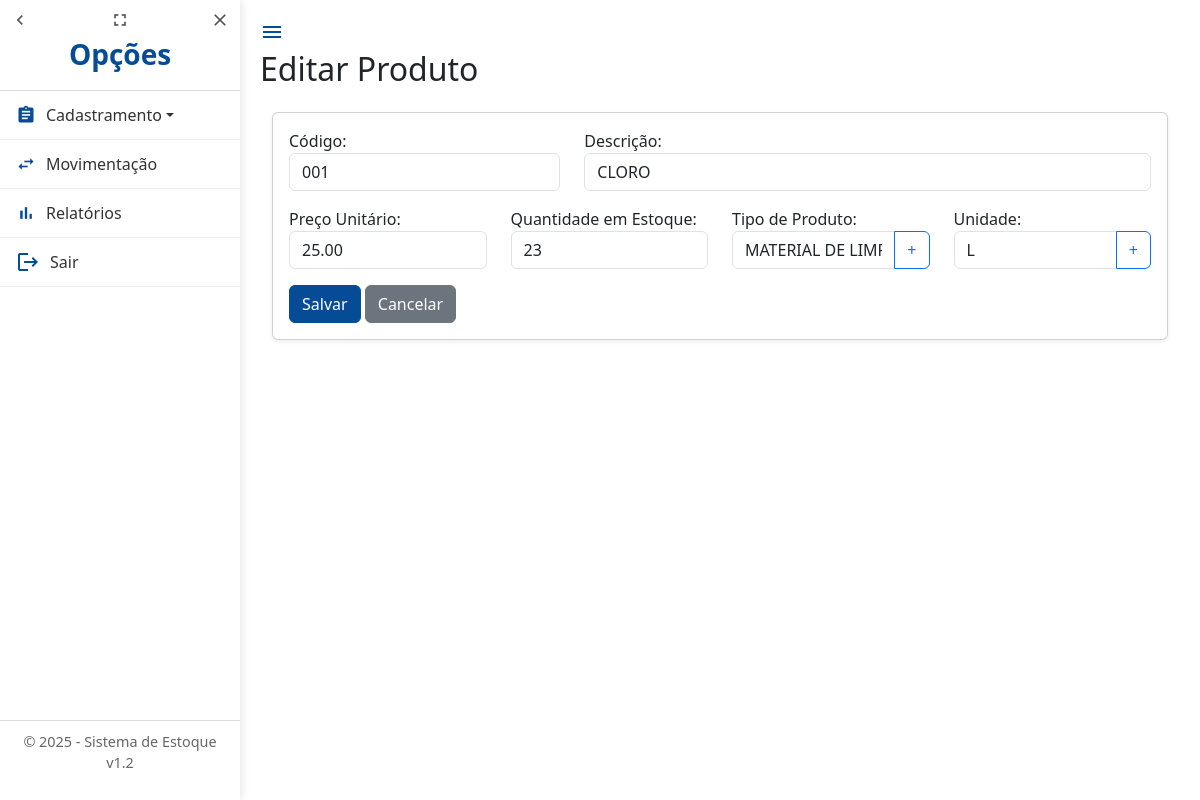
The page /produtos/1/editar/ (signed in) on the database its author committed.
### estoque/models.py (models this page shows, shortened)
class Produto(models.Model):
    codigo = models.CharField(
        max_length=20,
        unique=True,
        verbose_name="Código"
    )
    descricao = models.CharField(
        max_length=255,
        verbose_name="Descrição"
    )
    preco = models.DecimalField(
        max_digits=10,
        decimal_places=2,
        verbose_name="Preço Unitário"
    )
    quantidade_estoque = models.PositiveIntegerField(
        verbose_name="Quantidade em Estoque"
    )
    tipo_produto = models.ForeignKey(
        TipoProduto,
        on_delete=models.PROTECT,
        related_name="produtos",
        verbose_name="Tipo de Produto"
    )
    unidade = models.ForeignKey(
        Unidade,
        on_delete=models.PROTECT,
        related_name="unidades",
        verbose_name="Unidade"
    )
    class Meta:
        verbose_name = "Produto"
        verbose_name_plural = "Produtos"
        ordering = ['descricao']

### estoque/views.py (the view)
# urls.py: path('produtos/<int:pk>/editar/', views.produto_update, name='produto_update'),
@login_required
def produto_update(request, pk):
    produto = get_object_or_404(Produto, pk=pk)
    if request.method == 'POST':
        form = ProdutoForm(request.POST, instance=produto)
        if form.is_valid():
            form.save()
            messages.success(request, f'Produto {produto.descricao} foi atualizado com sucesso!')
            return redirect('produto_list')
        else:
            messages.error(request, 'Corrija os erros abaixo.')
    else:
        form = ProdutoForm(instance=produto)
    return render(request, 'produto_form.html', {'form': form, 'acao': 'Editar'})

### estoque/forms.py (shortened to what this page needs)
class ProdutoForm(forms.ModelForm):
    novo_tipo = forms.CharField(
        required=False,
        label="Novo Tipo de Produto",
        widget=forms.TextInput(attrs={'class': 'form-control', 'placeholder': 'Digite para criar um novo tipo'})
    )
    nova_unidade = forms.CharField(
        required=False,
        label="Nova Unidade",
        widget=forms.TextInput(attrs={'class': 'form-control', 'placeholder': 'Digite para criar uma nova unidade'})
    )
    class Meta:
        model = Produto
        fields = ['codigo', 'descricao', 'preco', 'quantidade_estoque', 'tipo_produto', 'novo_tipo', 'unidade', 'nova_unidade']
        widgets = {
            'codigo': forms.TextInput(attrs={'class': 'form-control'}),
            'descricao': forms.TextInput(attrs={'class': 'form-control'}),
            'preco': forms.NumberInput(attrs={'class': 'form-control', 'step': '0.01'}),
            'quantidade_estoque': forms.NumberInput(attrs={'class': 'form-control'}),
            'tipo_produto': forms.Select(attrs={'class': 'form-control'}),
            'unidade': forms.Select(attrs={'class': 'form-control'}),
        }

### estoque/models.py (called while the page is built)
    def __str__(self):
        return self.nome

    def __str__(self):
        return self.nome

### templates/produto_form.html (shortened to what this page needs)
{% extends 'base.html' %}
{% block page_title %}{{ acao }} Produto{% endblock %}
{% block content %}
<div class="container mt-4">
    <div class="card shadow-sm">
        <div class="card-body">
            <form method="post" novalidate>
                <div class="row mb-3">
                    <div class="col-md-4">
                        {{ form.codigo.label_tag }}{{ form.codigo }}
                    </div>
                    <div class="col-md-8">
                        {{ form.descricao.label_tag }}{{ form.descricao }}
                    </div>
                </div>
                <div class="row mb-3">
                    <div class="col-md-3">
                        {{ form.preco.label_tag }}{{ form.preco }}
                    </div>
                    <div class="col-md-3">
                        {{ form.quantidade_estoque.label_tag }}{{ form.quantidade_estoque }}
                    </div>
                    <div class="col-md-3">
                        {{ form.tipo_produto.label_tag }}
                        <div class="input-group">
                            {{ form.tipo_produto }}
                            <button type="button" class="btn btn-outline-primary" data-bs-toggle="modal" data-bs-target="#modalTipoProduto">
                                +
                            </button>
                        </div>
                    </div>
                    <div class="col-md-3">
                        {{ form.unidade.label_tag }}
                        <div class="input-group">
                            {{ form.unidade }}
                            <button type="button" class="btn btn-outline-primary" data-bs-toggle="modal" data-bs-target="#modalUnidade">
                                +
                            </button>
                        </div>
                    </div>
                </div>
                <button type="submit" class="btn btn-success">Salvar</button>
                <a href="{% url 'produto_list' %}" class="btn btn-secondary">Cancelar</a>
            </form>
        </div>
    </div>
</div>
{% endblock %}

### static/css/style.css (style rules this page uses)
body { margin: 0; font-family: "Segoe UI", Arial, sans-serif; background-color: #f8f9fa; }
.btn-success { background-color: #054b96 !important; border-color: #054b96 !important; color: white !important; }

### rows shown on the page
Produto: codigo "001", descricao "CLORO", preco "25.00", quantidade_estoque "23", tipo_produto "MATERIAL DE LIMPEZA", unidade "L"

### other values the page prints
{{ acao }} "Editar"
